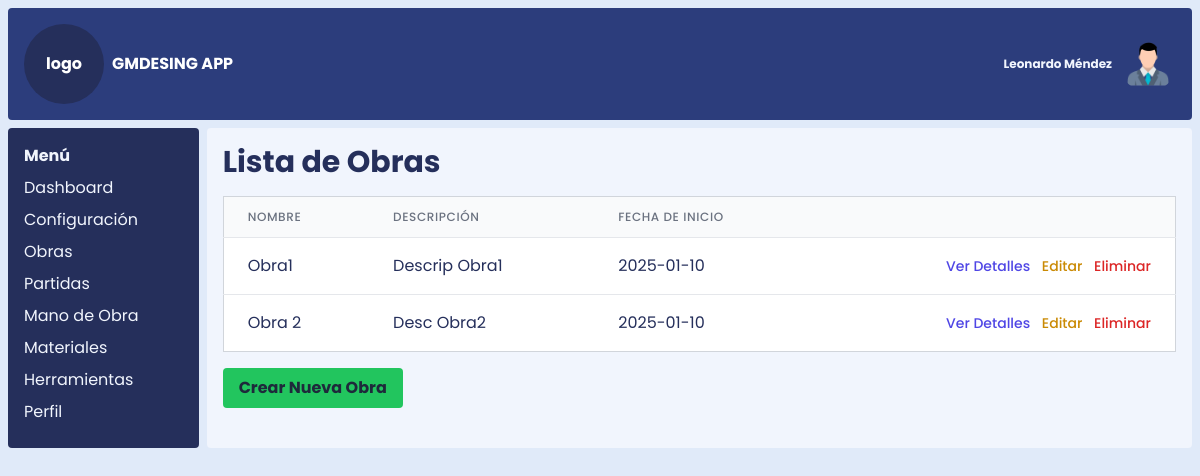
The page /obras on the database its author committed.
### models.py (models this page shows)
class Obra(db.Model):
    __tablename__ = 'obra'
    id_obra = db.Column(db.Integer, primary_key=True)
    nombre_obra = db.Column(db.String(100), nullable=False)
    descripcion_obra = db.Column(db.Text)
    cliente_nombre = db.Column(db.String(100))
    fecha_inicio = db.Column(db.Date)
    gastos_administrativos = db.Column(db.Date)
    partidas = db.relationship('ObraPartida', back_populates='obra', lazy='dynamic')  # Relación con Partidas

### app.py (the view)
@app.route('/obras')
def index():
    obras = Obra.query.all()
    return render_template('obras.html', obras=obras, datos=datos) # Pasa las obras a la plantilla

### templates/obras.html (shortened to what this page needs)
{% extends 'index.html' %}
{% block content %}
    <h1 class="text-3xl font-bold mb-4">Lista de Obras</h1>
    {% if obras %}
    <div class="overflow-x-auto">
        <table class="min-w-full divide-y divide-gray-200 border border-gray-300">
            <thead class="bg-gray-50">
                <tr>
                    <th scope="col" class="px-6 py-3 text-left text-xs font-medium text-gray-500 uppercase tracking-wider">Nombre</th>
                    <th scope="col" class="px-6 py-3 text-left text-xs font-medium text-gray-500 uppercase tracking-wider">Descripción</th>
                    <th scope="col" class="px-6 py-3 text-left text-xs font-medium text-gray-500 uppercase tracking-wider">Fecha de Inicio</th>
                    <th scope="col" class="px-6 py-3 relative">
                    </th>
                </tr>
            </thead>
            <tbody class="bg-white divide-y divide-gray-200">
                {% for obra in obras %}
                <tr>
                    <td class="px-6 py-4 whitespace-nowrap">{{ obra.nombre_obra }}</td>
                    <td class="px-6 py-4">{{ obra.descripcion_obra }}</td>
                    <td class="px-6 py-4 whitespace-nowrap">{{ obra.fecha_inicio }}</td>
                    <td class="px-6 py-4 whitespace-nowrap text-right text-sm font-medium">
                        <a href="{{ url_for('ver_obra', id_obra=obra.id_obra) }}" class="text-indigo-600 hover:text-indigo-900 mr-2">Ver Detalles</a>
                        <a href="{{ url_for('editar_obra', id_obra=obra.id_obra) }}" class="text-yellow-600 hover:text-yellow-900 mr-2">Editar</a>
                        <button type="button" class="text-red-600 hover:text-red-900" data-bs-toggle="modal" data-bs-target="#confirmDelete{{obra.id_obra}}">Eliminar</button>
                    </td>
                </tr>
                {% endfor %}
            </tbody>
        </table>
    </div>
    {% else %}
    <p class="text-gray-600">No hay obras registradas.</p>
    {% endif %}
    <a href="{{ url_for('crear_obra') }}" class="bg-green-500 hover:bg-green-700 text-slate-800 font-bold py-2 px-4 rounded mt-4 inline-block">Crear Nueva Obra</a>
{% endblock %}

### static/css/styles.css (style rules this page uses)
html, :host { line-height: 1.5; -webkit-text-size-adjust: 100%; -moz-tab-size: 4; -o-tab-size: 4; tab-size: 4; font-family: Poppins, sans-serif; font-feature-settings: normal; font-variation-settings: normal; -webkit-tap-highlight-color: transparent; }
body { margin: 0; line-height: inherit; }
h1, h2, h3, h4, h5, h6 { font-size: inherit; font-weight: inherit; }
a { color: inherit; text-decoration: inherit; }
table { text-indent: 0; border-color: inherit; border-collapse: collapse; }
button, input, optgroup, select, textarea { font-family: inherit; font-feature-settings: inherit; font-variation-settings: inherit; font-size: 100%; font-weight: inherit; line-height: inherit; letter-spacing: inherit; color: inherit; margin: 0; padding: 0; }
button, select { text-transform: none; }
button, input:where([type='button']), input:where([type='reset']), input:where([type='submit']) { -webkit-appearance: button; background-color: transparent; background-image: none; }
blockquote, dl, dd, h1, h2, h3, h4, h5, h6, hr, figure, p, pre { margin: 0; }
button, [role="button"] { cursor: pointer; }
.base { --tw-bg-opacity: 1; background-color: rgb(224 234 249 / var(--tw-bg-opacity, 1)); }
.relative { position: relative; }
.mb-4 { margin-bottom: 1rem; }
.mr-2 { margin-right: 0.5rem; }
.mt-4 { margin-top: 1rem; }
.inline-block { display: inline-block; }
.grid { display: grid; }
.h-\[100vh\] { height: 100vh; }
.min-w-full { min-width: 100%; }
.grid-cols-12 { grid-template-columns: repeat(12, minmax(0, 1fr)); }
.gap-2 { gap: 0.5rem; }
.divide-y > :not([hidden]) ~ :not([hidden]) { --tw-divide-y-reverse: 0; border-top-width: calc(1px * calc(1 - var(--tw-divide-y-reverse))); border-bottom-width: calc(1px * var(--tw-divide-y-reverse)); }
.divide-gray-200 > :not([hidden]) ~ :not([hidden]) { --tw-divide-opacity: 1; border-color: rgb(229 231 235 / var(--tw-divide-opacity, 1)); }
.overflow-x-auto { overflow-x: auto; }
.whitespace-nowrap { white-space: nowrap; }
.rounded { border-radius: 0.25rem; }
.border { border-width: 1px; }
.border-gray-300 { --tw-border-opacity: 1; border-color: rgb(209 213 219 / var(--tw-border-opacity, 1)); }
.bg-gray-50 { --tw-bg-opacity: 1; background-color: rgb(249 250 251 / var(--tw-bg-opacity, 1)); }
.bg-green-500 { --tw-bg-opacity: 1; background-color: rgb(34 197 94 / var(--tw-bg-opacity, 1)); }
.bg-white { --tw-bg-opacity: 1; background-color: rgb(255 255 255 / var(--tw-bg-opacity, 1)); }
.p-2 { padding: 0.5rem; }
.px-4 { padding-left: 1rem; padding-right: 1rem; }
.px-6 { padding-left: 1.5rem; padding-right: 1.5rem; }
.py-2 { padding-top: 0.5rem; padding-bottom: 0.5rem; }
.py-3 { padding-top: 0.75rem; padding-bottom: 0.75rem; }
.py-4 { padding-top: 1rem; padding-bottom: 1rem; }
.text-left { text-align: left; }
.text-right { text-align: right; }
.text-3xl { font-size: 1.875rem; line-height: 2.25rem; }
.text-sm { font-size: 0.875rem; line-height: 1.25rem; }
.text-xs { font-size: 0.75rem; line-height: 1rem; }
.font-bold { font-weight: 700; }
.font-medium { font-weight: 500; }
.uppercase { text-transform: uppercase; }
.tracking-wider { letter-spacing: 0.05em; }
.text-gray-500 { --tw-text-opacity: 1; color: rgb(107 114 128 / var(--tw-text-opacity, 1)); }
.text-indigo-600 { --tw-text-opacity: 1; color: rgb(79 70 229 / var(--tw-text-opacity, 1)); }
.text-red-600 { --tw-text-opacity: 1; color: rgb(220 38 38 / var(--tw-text-opacity, 1)); }
.text-slate-800 { --tw-text-opacity: 1; color: rgb(30 41 59 / var(--tw-text-opacity, 1)); }
.text-yellow-600 { --tw-text-opacity: 1; color: rgb(202 138 4 / var(--tw-text-opacity, 1)); }

### rows shown on the page
Obra: nombre_obra "Obra1", descripcion_obra "Descrip Obra1", fecha_inicio "2025-01-10"
Obra: nombre_obra "Obra 2", descripcion_obra "Desc Obra2", fecha_inicio "2025-01-10"

### other values the page prints
{{ datos.sistema }} "GMDESING APP"
{{ datos.usuario }} "Leonardo Méndez"
{{ item.name }} "Dashboard" "Configuración" "Obras" "Partidas" "Mano de Obra" "Materiales" "Herramientas" "Perfil"
